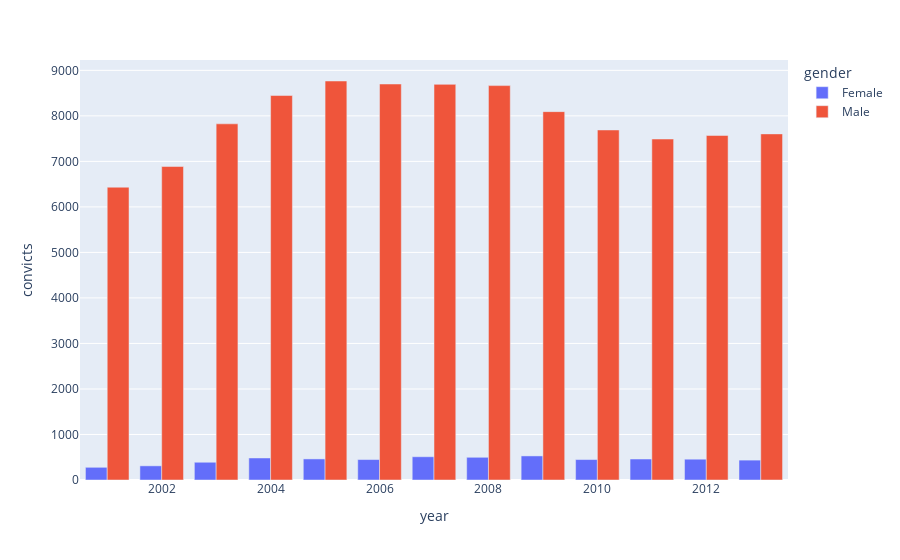

The notebook cell this image was saved under:
### Code cell
barchart = px.bar(
    data_frame=df2,
    x="year",
    y="convicts",
    color="gender",
    opacity=1,
    orientation="v",
    barmode='group')
pio.show(barchart)

### Figure 1 — Plotly figure (JSON) as saved in the notebook; plotly's stock layout.template omitted (floating-point values rounded to 4 significant figures)
{"data": [{"alignmentgroup": "True", "hovertemplate": "gender=Female<br>year=%{x}<br>convicts=%{y}<extra></extra>", "legendgroup": "Female", "marker": {"color": "#636efa", "opacity": 1, "pattern": {"shape": ""}}, "name": "Female", "offsetgroup": "Female", "orientation": "v", "showlegend": true, "textposition": "auto", "type": "bar", "x": [2001, 2002, 2003, 2004, 2005, 2006, 2007, 2008, 2009, 2010, 2011, 2012, 2013], "xaxis": "x", "y": [279, 311, 390, 484, 463, 449, 511, 499, 529, 449, 461, 457, 437], "yaxis": "y"}, {"alignmentgroup": "True", "hovertemplate": "gender=Male<br>year=%{x}<br>convicts=%{y}<extra></extra>", "legendgroup": "Male", "marker": {"color": "#EF553B", "opacity": 1, "pattern": {"shape": ""}}, "name": "Male", "offsetgroup": "Male", "orientation": "v", "showlegend": true, "textposition": "auto", "type": "bar", "x": [2001, 2002, 2003, 2004, 2005, 2006, 2007, 2008, 2009, 2010, 2011, 2012, 2013], "xaxis": "x", "y": [6433, 6887, 7825, 8447, 8766, 8700, 8692, 8665, 8093, 7690, 7491, 7569, 7604], "yaxis": "y"}], "layout": {"autosize": true, "barmode": "group", "legend": {"title": {"text": "gender"}, "tracegroupgap": 0}, "margin": {"t": 60}, "xaxis": {"anchor": "y", "autorange": true, "domain": [0, 1], "range": [2000.0, 2014.0], "title": {"text": "year"}, "type": "linear"}, "yaxis": {"anchor": "x", "autorange": true, "domain": [0, 1], "range": [0, 9227.0], "title": {"text": "convicts"}, "type": "linear"}}}
